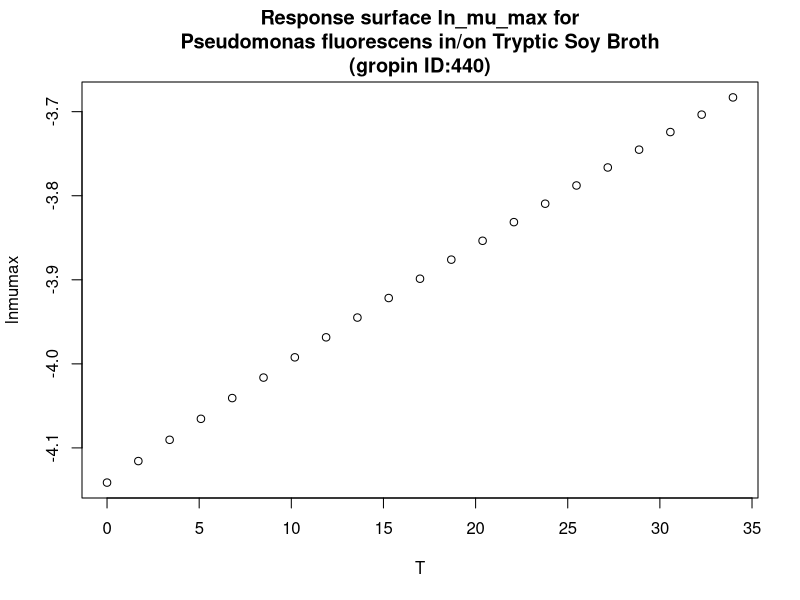

Here is the R script that generated this plot:
#############################
# start of Parameter script
#############################
T <- seq(0,33.966033966034,length.out=21)
#############################
# end of Parameter script
#############################
############################# 
# start of Model script Gropin ID 440 
#############################
 
# constant coefficients for this model
 
variables <- data.frame(T)
argumentsPar <- unique.data.frame(expand.grid(variables))
 
# heart of the model
response_surface <- function(T) {
   mumax <-(-9400/(8.3144261*(T+273)))

	return(mumax=mumax)
} 

# output parameters
responseSurface <- cbind(argumentsPar,response_surface(argumentsPar['T']))
colnames(responseSurface) <- c(colnames(argumentsPar),'lnmumax')
#############################
# End of Model script
#############################
############################# 
# start of Visualisation script Gropin ID 440 
#############################
titleText <-'Response surface ln_mu_max for
Pseudomonas fluorescens in/on Tryptic Soy Broth
(gropin ID:440)'
plot(T,responseSurface$'lnmumax',xlab='T',
                          ylab='lnmumax',main=titleText)
#############################
# End of Visualisation script
#############################
